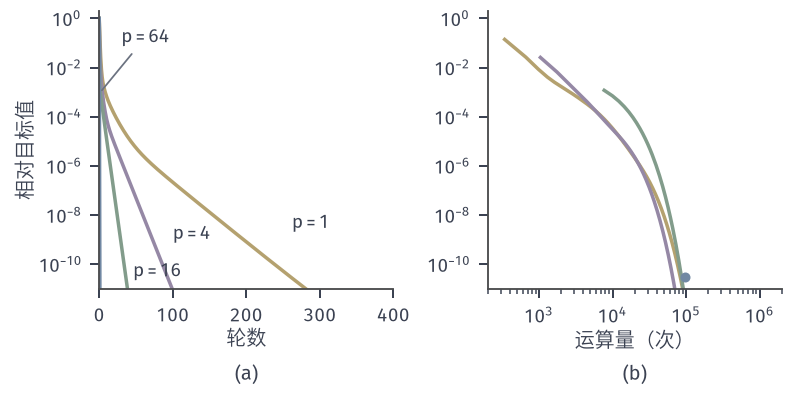

The script that drew this image:
from pathlib import Path
import sys
sys.path.insert(0, str(Path(__file__).resolve().parents[1]))
from block_common import *
HERE = Path(__file__).resolve().parent
# Cyclic exact block updates on a chain quadratic (tridiagonal Q, n=64); dense-block operation model.
n = 64; Q = 2.02*np.eye(n) - np.eye(n, k=1) - np.eye(n, k=-1)
rng = np.random.default_rng(3); x0 = rng.standard_normal(n); f0 = .5*x0@Q@x0
sizes = [1, 4, 16, 64]; cols = [YELLOW, PURPLE, GREEN, BLUE]; R = 400
res = {}
for p in sizes:
    x = x0.copy(); blocks = [np.arange(i, min(i+p, n)) for i in range(0, n, p)]
    inv = [np.linalg.inv(Q[np.ix_(J, J)]) for J in blocks]; g = [f0]
    for r in range(R):
        for J, I in zip(blocks, inv):
            q = Q[J]@x - Q[np.ix_(J, J)]@x[J]; x[J] = -I@q
        g.append(.5*x@Q@x)
    setup = sum(len(J)**3/3 for J in blocks); per = sum(2*len(J)**2 + 3*len(J) for J in blocks)
    res[p] = (np.array(g)/f0, setup + per*np.arange(R+1))
fig, (a, b) = figure(width_mm=112, height_mm=56, ncols=2)
panel(fig, .125, .985, .97, .27, wspace=.32)
for p, c in zip(sizes, cols):
    g, W = res[p]; g = np.maximum(g, 1e-12)
    a.semilogy(np.arange(R+1), g, color=c, lw=1.4); b.loglog(W[1:], g[1:], color=c, lw=1.4)
a.text(262, 3e-9, '$p=1$', fontsize=7.5, color=INK); a.text(100, 1e-9, '$p=4$', fontsize=7.5, color=INK); a.text(46, 3e-11, '$p=16$', fontsize=7.5, color=INK); a.annotate('$p=64$', xy=(1.5, 1e-3), xytext=(30, .1), fontsize=7.5, color=INK, arrowprops=dict(arrowstyle='-', color=MUTED, lw=.7, shrinkA=1, shrinkB=1))
a.set_xlabel('轮数', labelpad=1); a.set_ylabel('相对目标值', labelpad=1); a.set_ylim(1e-11, 2); a.set_xlim(0, 400)
b.plot([res[64][1][1]], [3e-11], 'o', color=BLUE, ms=4, mew=0, zorder=5)
b.set_xlabel('运算量（次）', labelpad=1); b.set_ylim(1e-11, 2); b.set_xlim(2e2, 2e6)
tag(fig, a, '(a)'); tag(fig, b, '(b)')
import json
for p in sizes:
    g, W = res[p]; k = int(np.argmax(g <= 1e-10)); print(p, k, W[k])
save(fig, HERE, 'figure', {'n': n, 'diag': 2.02, 'sizes': sizes, 'final_gap': {str(p): float(res[p][0][-1]) for p in sizes}})
